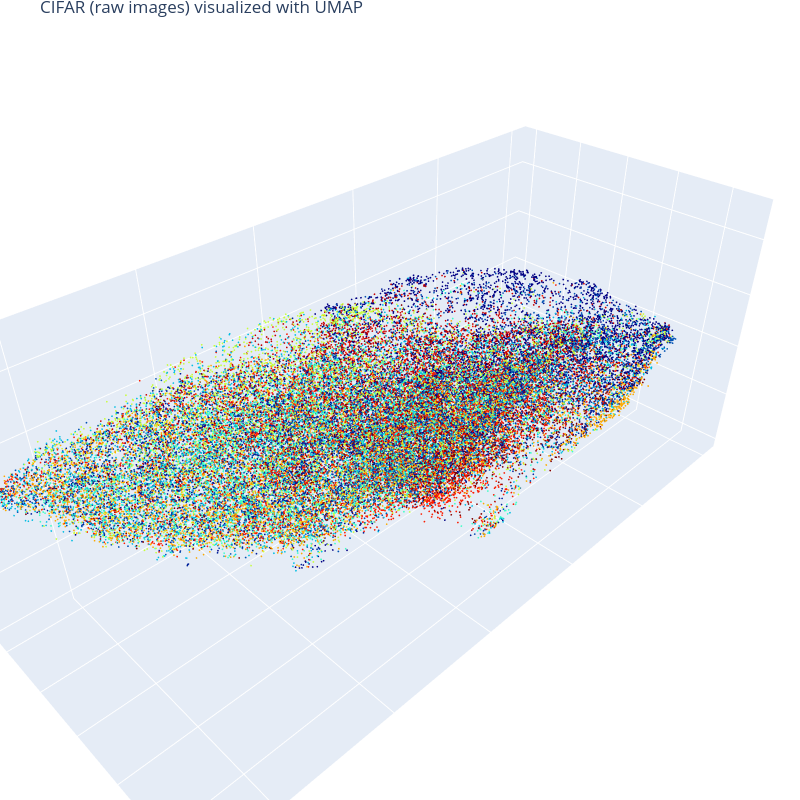

The code cell stored with this chart in its notebook:
### Code cell
# 3D Visualization
import plotly.graph_objects as go
data = go.Scatter3d(x=Xvis, y=Yvis, z=Zvis, mode='markers', marker=dict(size=1, color=C, colorscale='jet', opacity=1)) # data as points
# data = go.Scatter3d(x=Xvis, y=Yvis, z=Zvis, mode='markers', marker=dict(size=1, color=C, colorscale='jet', opacity=1, showscale=True)) # w/ colobar 
fig = go.Figure(data=[data]) 
fig.update_layout(margin=dict(l=0, r=0, b=0, t=25, pad=0)) # tight layout but t=25 required for showing title 
fig.update_layout(autosize=False, width=800, height=800, title_text="CIFAR (raw images) visualized with UMAP") # figure size and title
# fig.update_layout(scene = dict(xaxis = dict(visible=False), yaxis = dict(visible=False), zaxis = dict(visible=False))) # no grid, no axis 
# fig.update_layout(scene = dict(xaxis_title = ' ', yaxis_title = ' ', zaxis_title = ' ')) # no axis name 
fig.update_layout(scene = dict(zaxis = dict(showgrid = True, showticklabels = False), zaxis_title = ' ') ) # no range values, no axis name, grid on
fig.update_layout(scene = dict(yaxis = dict(showgrid = True, showticklabels = False), yaxis_title = ' ') ) # no range values, no axis name, grid on
fig.update_layout(scene = dict(xaxis = dict(showgrid = True, showticklabels = False), xaxis_title = ' ') ) # no range values, no axis name, grid on
fig.show()

### Figure 1 — Plotly figure (JSON) as saved in the notebook; plotly's stock layout.template omitted (floating-point values rounded to 4 significant figures; data arrays with more than 128 entries replaced by an {"elided": "..."} marker saying what was removed)
{"data": [{"marker": {"color": {"elided": "50000 int values"}, "colorscale": [[0, "rgb(0,0,131)"], [0.2, "rgb(0,60,170)"], [0.4, "rgb(5,255,255)"], [0.6, "rgb(255,255,0)"], [0.8, "rgb(250,0,0)"], [1, "rgb(128,0,0)"]], "opacity": 1, "size": 1}, "mode": "markers", "type": "scatter3d", "x": {"elided": "50000 float values"}, "y": {"elided": "50000 float values"}, "z": {"elided": "50000 float values"}}], "layout": {"autosize": false, "height": 800, "margin": {"b": 0, "l": 0, "pad": 0, "r": 0, "t": 25}, "scene": {"xaxis": {"showgrid": true, "showticklabels": false, "title": {"text": " "}}, "yaxis": {"showgrid": true, "showticklabels": false, "title": {"text": " "}}, "zaxis": {"showgrid": true, "showticklabels": false, "title": {"text": " "}}}, "title": {"text": "CIFAR (raw images) visualized with UMAP"}, "width": 800}}
